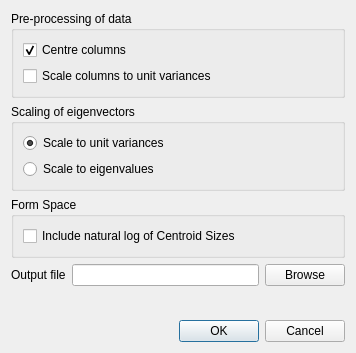
<ui version="4.0" >
 <class>PCADialog</class>
 <widget class="QDialog" name="PCADialog" >
  <property name="geometry" >
   <rect>
    <x>0</x>
    <y>0</y>
    <width>356</width>
    <height>353</height>
   </rect>
  </property>
  <property name="windowTitle" >
   <string>Principal Component Analysis</string>
  </property>
  <layout class="QGridLayout" name="gridLayout" >
   <item row="0" column="0" >
    <widget class="QGroupBox" name="groupBox_3" >
     <property name="title" >
      <string>Pre-processing of data</string>
     </property>
     <layout class="QVBoxLayout" name="verticalLayout" >
      <item>
       <widget class="QCheckBox" name="m_centerCheckBox" >
        <property name="text" >
         <string>Centre columns</string>
        </property>
        <property name="checked" >
         <bool>true</bool>
        </property>
       </widget>
      </item>
      <item>
       <widget class="QCheckBox" name="m_scaleCheckBox" >
        <property name="text" >
         <string>Scale columns to unit variances</string>
        </property>
       </widget>
      </item>
     </layout>
    </widget>
   </item>
   <item row="1" column="0" >
    <widget class="QGroupBox" name="groupBox" >
     <property name="title" >
      <string>Scaling of eigenvectors</string>
     </property>
     <layout class="QVBoxLayout" name="verticalLayout_3" >
      <item>
       <widget class="QRadioButton" name="radioButton" >
        <property name="text" >
         <string>Scale to unit variances</string>
        </property>
        <property name="checked" >
         <bool>true</bool>
        </property>
       </widget>
      </item>
      <item>
       <widget class="QRadioButton" name="radioButton_2" >
        <property name="text" >
         <string>Scale to eigenvalues</string>
        </property>
       </widget>
      </item>
     </layout>
    </widget>
   </item>
   <item row="2" column="0" >
    <widget class="QGroupBox" name="groupBox_2" >
     <property name="title" >
      <string>Form Space</string>
     </property>
     <layout class="QGridLayout" name="gridLayout_2" >
      <item row="0" column="0" >
       <widget class="QCheckBox" name="checkBox" >
        <property name="text" >
         <string>Include natural log of Centroid Sizes</string>
        </property>
       </widget>
      </item>
     </layout>
    </widget>
   </item>
   <item row="3" column="0" >
    <layout class="QHBoxLayout" name="horizontalLayout" >
     <item>
      <widget class="QLabel" name="label" >
       <property name="text" >
        <string>Output file</string>
       </property>
      </widget>
     </item>
     <item>
      <widget class="QLineEdit" name="lineEdit" />
     </item>
     <item>
      <widget class="QPushButton" name="pushButton" >
       <property name="text" >
        <string>Browse</string>
       </property>
      </widget>
     </item>
    </layout>
   </item>
   <item row="5" column="0" >
    <widget class="QDialogButtonBox" name="buttonBox" >
     <property name="orientation" >
      <enum>Qt::Horizontal</enum>
     </property>
     <property name="standardButtons" >
      <set>QDialogButtonBox::Cancel|QDialogButtonBox::Ok</set>
     </property>
    </widget>
   </item>
   <item row="4" column="0" >
    <spacer name="verticalSpacer" >
     <property name="orientation" >
      <enum>Qt::Vertical</enum>
     </property>
     <property name="sizeHint" stdset="0" >
      <size>
       <width>20</width>
       <height>40</height>
      </size>
     </property>
    </spacer>
   </item>
  </layout>
 </widget>
 <resources/>
 <connections>
  <connection>
   <sender>buttonBox</sender>
   <signal>accepted()</signal>
   <receiver>PCADialog</receiver>
   <slot>accept()</slot>
   <hints>
    <hint type="sourcelabel" >
     <x>248</x>
     <y>254</y>
    </hint>
    <hint type="destinationlabel" >
     <x>157</x>
     <y>274</y>
    </hint>
   </hints>
  </connection>
  <connection>
   <sender>buttonBox</sender>
   <signal>rejected()</signal>
   <receiver>PCADialog</receiver>
   <slot>reject()</slot>
   <hints>
    <hint type="sourcelabel" >
     <x>316</x>
     <y>260</y>
    </hint>
    <hint type="destinationlabel" >
     <x>286</x>
     <y>274</y>
    </hint>
   </hints>
  </connection>
 </connections>
</ui>
